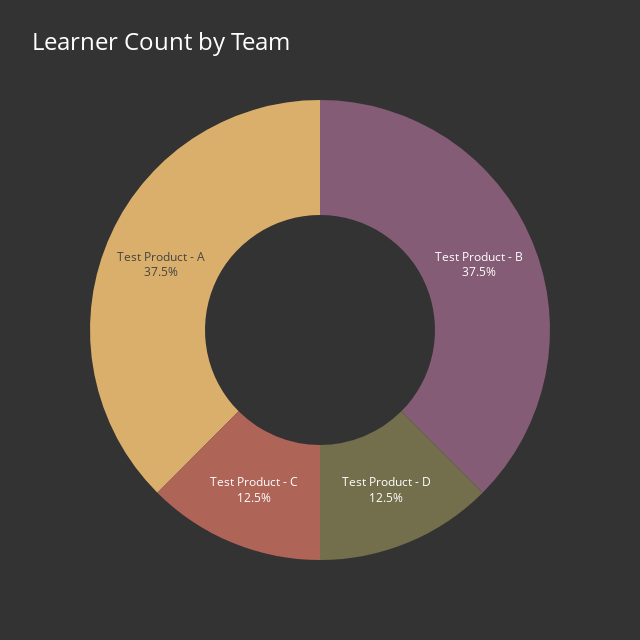

The cell this chart's notebook holds for it:
### Code cell
df_type = DataFrame(learners)
type_value_counts = df_type["labsProject"].value_counts()
data = go.Pie(
    labels=type_value_counts.index,
    values=type_value_counts.values,
    hole=0.5,
    textinfo="percent+label",
    textfont={"size": 12},
    hoverinfo="text+label+value",
    textposition='inside',
    showlegend=False,
)
layout = go.Layout(
    title={
        "text": "Learner Count by Team",
        "font": {"color": "white", "size": 24},
    },
    colorway=px.colors.qualitative.Antique,
    width=640,
    height=640,
    paper_bgcolor="#333333",
)
figure = go.Figure(data, layout)
figure.show()

### Figure 1 — Plotly figure (JSON) as saved in the notebook; plotly's stock layout.template omitted (floating-point values rounded to 4 significant figures)
{"data": [{"hole": 0.5, "hoverinfo": "text+label+value", "labels": ["Test Product - B", "Test Product - A", "Test Product - C", "Test Product - D"], "showlegend": false, "textfont": {"size": 12}, "textinfo": "percent+label", "textposition": "inside", "values": [12, 12, 4, 4], "type": "pie"}], "layout": {"colorway": ["rgb(133, 92, 117)", "rgb(217, 175, 107)", "rgb(175, 100, 88)", "rgb(115, 111, 76)", "rgb(82, 106, 131)", "rgb(98, 83, 119)", "rgb(104, 133, 92)", "rgb(156, 156, 94)", "rgb(160, 97, 119)", "rgb(140, 120, 93)", "rgb(124, 124, 124)"], "height": 640, "paper_bgcolor": "#333333", "title": {"font": {"color": "white", "size": 24}, "text": "Learner Count by Team"}, "width": 640}}
